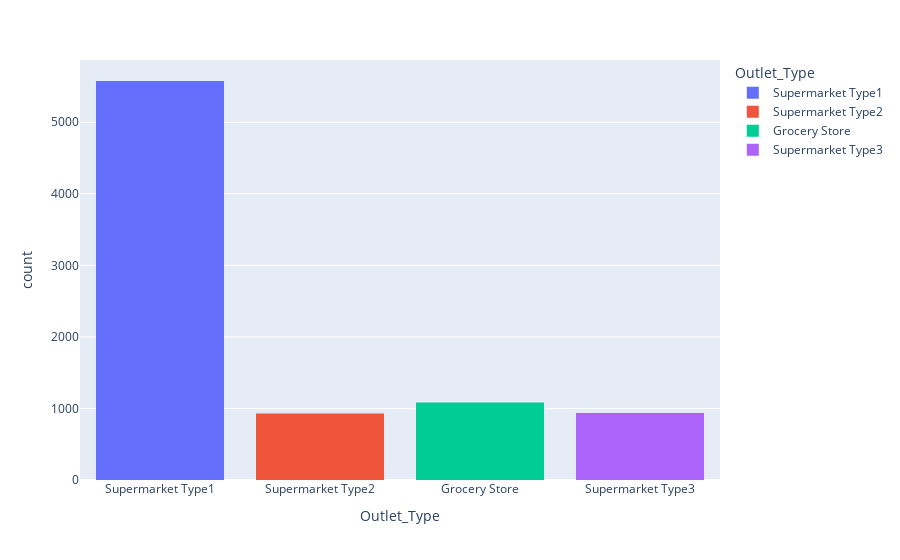

This figure's notebook cell:
### Code cell
fig = px.histogram(train,'Outlet_Type',color = 'Outlet_Type')
fig.show()

### Figure 1 — Plotly figure (JSON) as saved in the notebook; plotly's stock layout.template omitted (floating-point values rounded to 4 significant figures; data arrays with more than 128 entries replaced by an {"elided": "..."} marker saying what was removed)
{"data": [{"alignmentgroup": "True", "bingroup": "x", "hovertemplate": "Outlet_Type=%{x}<br>count=%{y}<extra></extra>", "legendgroup": "Supermarket Type1", "marker": {"color": "#636efa", "pattern": {"shape": ""}}, "name": "Supermarket Type1", "offsetgroup": "Supermarket Type1", "orientation": "v", "showlegend": true, "type": "histogram", "x": {"elided": "5577 str values"}, "xaxis": "x", "yaxis": "y"}, {"alignmentgroup": "True", "bingroup": "x", "hovertemplate": "Outlet_Type=%{x}<br>count=%{y}<extra></extra>", "legendgroup": "Supermarket Type2", "marker": {"color": "#EF553B", "pattern": {"shape": ""}}, "name": "Supermarket Type2", "offsetgroup": "Supermarket Type2", "orientation": "v", "showlegend": true, "type": "histogram", "x": {"elided": "928 str values"}, "xaxis": "x", "yaxis": "y"}, {"alignmentgroup": "True", "bingroup": "x", "hovertemplate": "Outlet_Type=%{x}<br>count=%{y}<extra></extra>", "legendgroup": "Grocery Store", "marker": {"color": "#00cc96", "pattern": {"shape": ""}}, "name": "Grocery Store", "offsetgroup": "Grocery Store", "orientation": "v", "showlegend": true, "type": "histogram", "x": {"elided": "1083 str values"}, "xaxis": "x", "yaxis": "y"}, {"alignmentgroup": "True", "bingroup": "x", "hovertemplate": "Outlet_Type=%{x}<br>count=%{y}<extra></extra>", "legendgroup": "Supermarket Type3", "marker": {"color": "#ab63fa", "pattern": {"shape": ""}}, "name": "Supermarket Type3", "offsetgroup": "Supermarket Type3", "orientation": "v", "showlegend": true, "type": "histogram", "x": {"elided": "935 str values"}, "xaxis": "x", "yaxis": "y"}], "layout": {"barmode": "relative", "legend": {"title": {"text": "Outlet_Type"}, "tracegroupgap": 0}, "margin": {"t": 60}, "xaxis": {"anchor": "y", "categoryarray": ["Supermarket Type1", "Supermarket Type2", "Grocery Store", "Supermarket Type3"], "categoryorder": "array", "domain": [0, 1], "title": {"text": "Outlet_Type"}}, "yaxis": {"anchor": "x", "domain": [0, 1], "title": {"text": "count"}}}}
